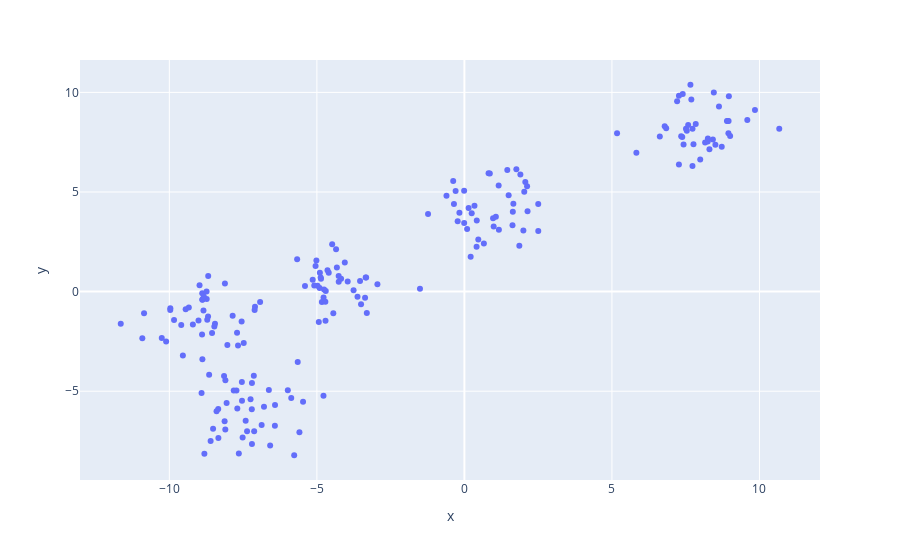

Notebook code cell kept with this figure:
### Code cell
grafico = px.scatter(x=x_random[:,0], y=x_random[:,1])

grafico.show()

### Figure 1 — Plotly figure (JSON) as saved in the notebook; plotly's stock layout.template omitted (floating-point values rounded to 4 significant figures; data arrays with more than 128 entries replaced by an {"elided": "..."} marker saying what was removed)
{"data": [{"hovertemplate": "x=%{x}<br>y=%{y}<extra></extra>", "legendgroup": "", "marker": {"color": "#636efa", "symbol": "circle"}, "mode": "markers", "name": "", "orientation": "v", "showlegend": false, "type": "scatter", "x": {"elided": "200 float values"}, "xaxis": "x", "y": {"elided": "200 float values"}, "yaxis": "y"}], "layout": {"legend": {"tracegroupgap": 0}, "margin": {"t": 60}, "xaxis": {"anchor": "y", "domain": [0, 1], "title": {"text": "x"}}, "yaxis": {"anchor": "x", "domain": [0, 1], "title": {"text": "y"}}}}
